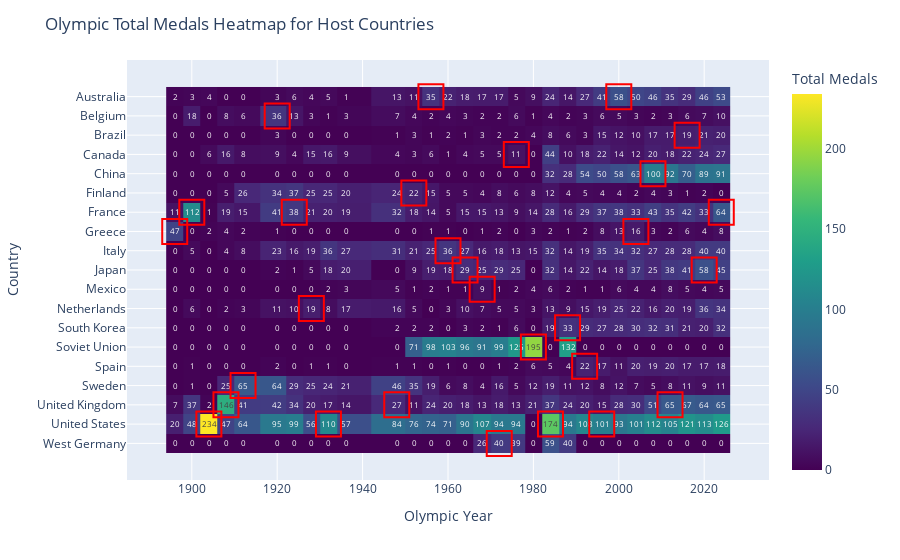
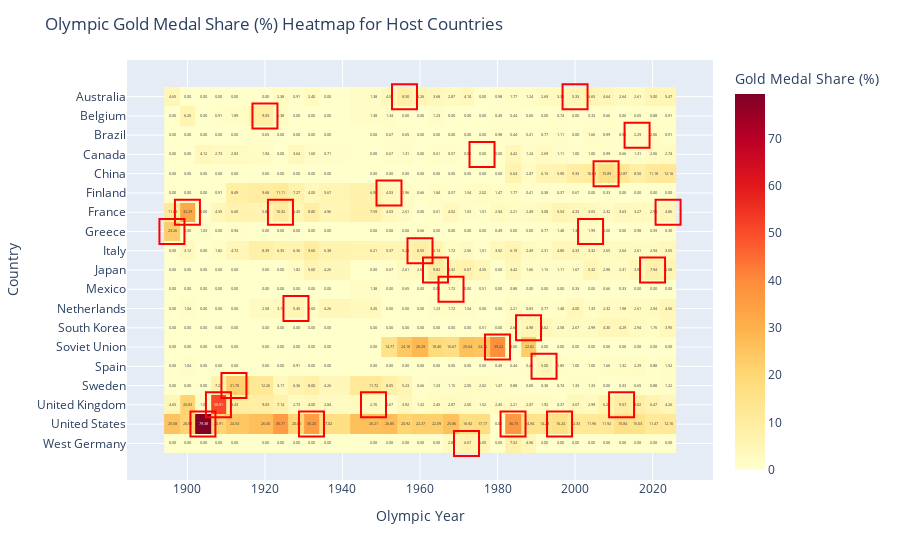
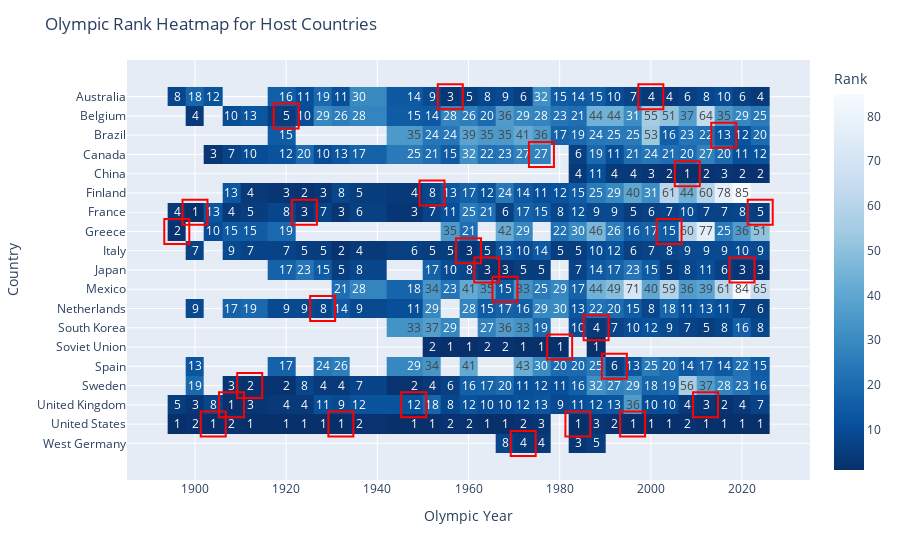

The cell these charts' notebook holds for them, in order:
### Markdown cell above
### 3.4 - Plotting

### Code cell
# Define metrics for visualization
metrics = ['Total', 'Gold_Percentage', 'Rank']
titles = ['Total Medals', 'Gold Medal Share (%)', 'Rank']
color_scales = ['Viridis', 'YlOrRd', 'Blues_r']  # reversed for rank

# Generate heatmaps
for metric, title, scale in zip(metrics, titles, color_scales):
    
    # Ensure metric column is numeric
    host_medals_df[metric] = pd.to_numeric(host_medals_df[metric], errors='coerce')

    # If country does not participate, rank will be set to NaN
    fill = 0 if metric != 'Rank' else np.nan
    
    # Pivot: rows=country, columns=year
    heatmap_df = host_medals_df.pivot_table(
        index='Country_Clean',
        columns='Year',
        values=metric,
        aggfunc='mean',
        fill_value=fill
    )
    
    # Create heatmap
    fig = px.imshow(
        heatmap_df,
        labels=dict(x="Olympic Year", y="Country", color=title),
        x=heatmap_df.columns,
        y=heatmap_df.index,
        color_continuous_scale=scale,
        aspect="auto",
        text_auto='.2f' if 'Percentage' in metric else True
    )
    
    # Highlight host years
    for _, row in host_with_medals.iterrows():
        country = row['Country']
        year = row['Year']
        if country in heatmap_df.index and year in heatmap_df.columns:
            fig.add_scatter(
                x=[year],
                y=[country],
                mode='markers',
                marker=dict(
                    symbol='square-open',
                    size=25,
                    color='red',
                    line=dict(width=2)
                ),
                showlegend=False,
                hoverinfo='skip'
            )
    
    fig.update_layout(
        title=f'Olympic {title} Heatmap for Host Countries',
        coloraxis_colorbar=dict(title=title)
    )
    
    filename = f"Plot_Olympic_{metric}_Heatmap_Host_Countries.html"
    fig.write_html(filename, include_plotlyjs='cdn', full_html=True)
    fig.show()

### Figure 1 — Plotly figure (JSON) as saved in the notebook; plotly's stock layout.template omitted (floating-point values rounded to 4 significant figures; data arrays with more than 128 entries replaced by an {"elided": "..."} marker saying what was removed)
{"data": [{"coloraxis": "coloraxis", "hovertemplate": "Olympic Year: %{x}<br>Country: %{y}<br>Total Medals: %{z}<extra></extra>", "name": "0", "texttemplate": "%{z}", "type": "heatmap", "x": [1896, 1900, 1904, 1908, 1912, 1920, 1924, 1928, 1932, 1936, 1948, 1952, 1956, 1960, 1964, 1968, 1972, 1976, 1980, 1984, 1988, 1992, 1996, 2000, 2004, 2008, 2012, 2016, 2020, 2024], "xaxis": "x", "y": ["Australia", "Belgium", "Brazil", "Canada", "China", "Finland", "France", "Greece", "Italy", "Japan", "Mexico", "Netherlands", "South Korea", "Soviet Union", "Spain", "Sweden", "United Kingdom", "United States", "West Germany"], "yaxis": "y", "z": {"elided": "19x30 int values"}}, {"hoverinfo": "skip", "marker": {"color": "red", "line": {"width": 2}, "size": 25, "symbol": "square-open"}, "mode": "markers", "showlegend": false, "type": "scatter", "x": [1896], "y": ["Greece"]}, {"hoverinfo": "skip", "marker": {"color": "red", "line": {"width": 2}, "size": 25, "symbol": "square-open"}, "mode": "markers", "showlegend": false, "type": "scatter", "x": [1900], "y": ["France"]}, {"hoverinfo": "skip", "marker": {"color": "red", "line": {"width": 2}, "size": 25, "symbol": "square-open"}, "mode": "markers", "showlegend": false, "type": "scatter", "x": [1904], "y": ["United States"]}, {"hoverinfo": "skip", "marker": {"color": "red", "line": {"width": 2}, "size": 25, "symbol": "square-open"}, "mode": "markers", "showlegend": false, "type": "scatter", "x": [1908], "y": ["United Kingdom"]}, {"hoverinfo": "skip", "marker": {"color": "red", "line": {"width": 2}, "size": 25, "symbol": "square-open"}, "mode": "markers", "showlegend": false, "type": "scatter", "x": [1912], "y": ["Sweden"]}, {"hoverinfo": "skip", "marker": {"color": "red", "line": {"width": 2}, "size": 25, "symbol": "square-open"}, "mode": "markers", "showlegend": false, "type": "scatter", "x": [1920], "y": ["Belgium"]}, {"hoverinfo": "skip", "marker": {"color": "red", "line": {"width": 2}, "size": 25, "symbol": "square-open"}, "mode": "markers", "showlegend": false, "type": "scatter", "x": [1924], "y": ["France"]}, {"hoverinfo": "skip", "marker": {"color": "red", "line": {"width": 2}, "size": 25, "symbol": "square-open"}, "mode": "markers", "showlegend": false, "type": "scatter", "x": [1928], "y": ["Netherlands"]}, {"hoverinfo": "skip", "marker": {"color": "red", "line": {"width": 2}, "size": 25, "symbol": "square-open"}, "mode": "markers", "showlegend": false, "type": "scatter", "x": [1932], "y": ["United States"]}, {"hoverinfo": "skip", "marker": {"color": "red", "line": {"width": 2}, "size": 25, "symbol": "square-open"}, "mode": "markers", "showlegend": false, "type": "scatter", "x": [1948], "y": ["United Kingdom"]}, {"hoverinfo": "skip", "marker": {"color": "red", "line": {"width": 2}, "size": 25, "symbol": "square-open"}, "mode": "markers", "showlegend": false, "type": "scatter", "x": [1952], "y": ["Finland"]}, {"hoverinfo": "skip", "marker": {"color": "red", "line": {"width": 2}, "size": 25, "symbol": "square-open"}, "mode": "markers", "showlegend": false, "type": "scatter", "x": [1956], "y": ["Australia"]}, {"hoverinfo": "skip", "marker": {"color": "red", "line": {"width": 2}, "size": 25, "symbol": "square-open"}, "mode": "markers", "showlegend": false, "type": "scatter", "x": [1960], "y": ["Italy"]}, {"hoverinfo": "skip", "marker": {"color": "red", "line": {"width": 2}, "size": 25, "symbol": "square-open"}, "mode": "markers", "showlegend": false, "type": "scatter", "x": [1964], "y": ["Japan"]}, {"hoverinfo": "skip", "marker": {"color": "red", "line": {"width": 2}, "size": 25, "symbol": "square-open"}, "mode": "markers", "showlegend": false, "type": "scatter", "x": [1968], "y": ["Mexico"]}, {"hoverinfo": "skip", "marker": {"color": "red", "line": {"width": 2}, "size": 25, "symbol": "square-open"}, "mode": "markers", "showlegend": false, "type": "scatter", "x": [1972], "y": ["West Germany"]}, {"hoverinfo": "skip", "marker": {"color": "red", "line": {"width": 2}, "size": 25, "symbol": "square-open"}, "mode": "markers", "showlegend": false, "type": "scatter", "x": [1976], "y": ["Canada"]}, {"hoverinfo": "skip", "marker": {"color": "red", "line": {"width": 2}, "size": 25, "symbol": "square-open"}, "mode": "markers", "showlegend": false, "type": "scatter", "x": [1980], "y": ["Soviet Union"]}, {"hoverinfo": "skip", "marker": {"color": "red", "line": {"width": 2}, "size": 25, "symbol": "square-open"}, "mode": "markers", "showlegend": false, "type": "scatter", "x": [1984], "y": ["United States"]}, {"hoverinfo": "skip", "marker": {"color": "red", "line": {"width": 2}, "size": 25, "symbol": "square-open"}, "mode": "markers", "showlegend": false, "type": "scatter", "x": [1988], "y": ["South Korea"]}, {"hoverinfo": "skip", "marker": {"color": "red", "line": {"width": 2}, "size": 25, "symbol": "square-open"}, "mode": "markers", "showlegend": false, "type": "scatter", "x": [1992], "y": ["Spain"]}, {"hoverinfo": "skip", "marker": {"color": "red", "line": {"width": 2}, "size": 25, "symbol": "square-open"}, "mode": "markers", "showlegend": false, "type": "scatter", "x": [1996], "y": ["United States"]}, {"hoverinfo": "skip", "marker": {"color": "red", "line": {"width": 2}, "size": 25, "symbol": "square-open"}, "mode": "markers", "showlegend": false, "type": "scatter", "x": [2000], "y": ["Australia"]}, {"hoverinfo": "skip", "marker": {"color": "red", "line": {"width": 2}, "size": 25, "symbol": "square-open"}, "mode": "markers", "showlegend": false, "type": "scatter", "x": [2004], "y": ["Greece"]}, {"hoverinfo": "skip", "marker": {"color": "red", "line": {"width": 2}, "size": 25, "symbol": "square-open"}, "mode": "markers", "showlegend": false, "type": "scatter", "x": [2008], "y": ["China"]}, {"hoverinfo": "skip", "marker": {"color": "red", "line": {"width": 2}, "size": 25, "symbol": "square-open"}, "mode": "markers", "showlegend": false, "type": "scatter", "x": [2012], "y": ["United Kingdom"]}, {"hoverinfo": "skip", "marker": {"color": "red", "line": {"width": 2}, "size": 25, "symbol": "square-open"}, "mode": "markers", "showlegend": false, "type": "scatter", "x": [2016], "y": ["Brazil"]}, {"hoverinfo": "skip", "marker": {"color": "red", "line": {"width": 2}, "size": 25, "symbol": "square-open"}, "mode": "markers", "showlegend": false, "type": "scatter", "x": [2020], "y": ["Japan"]}, {"hoverinfo": "skip", "marker": {"color": "red", "line": {"width": 2}, "size": 25, "symbol": "square-open"}, "mode": "markers", "showlegend": false, "type": "scatter", "x": [2024], "y": ["France"]}], "layout": {"coloraxis": {"colorbar": {"title": {"text": "Total Medals"}}, "colorscale": [[0, "#440154"], [0.1111, "#482878"], [0.2222, "#3e4989"], [0.3333, "#31688e"], [0.4444, "#26828e"], [0.5556, "#1f9e89"], [0.6667, "#35b779"], [0.7778, "#6ece58"], [0.8889, "#b5de2b"], [1, "#fde725"]]}, "margin": {"t": 60}, "title": {"text": "Olympic Total Medals Heatmap for Host Countries"}, "xaxis": {"anchor": "y", "domain": [0, 1], "title": {"text": "Olympic Year"}}, "yaxis": {"anchor": "x", "autorange": "reversed", "domain": [0, 1], "title": {"text": "Country"}}}}

### Figure 2 — Plotly figure (JSON) as saved in the notebook; plotly's stock layout.template omitted (floating-point values rounded to 4 significant figures; data arrays with more than 128 entries replaced by an {"elided": "..."} marker saying what was removed)
{"data": [{"coloraxis": "coloraxis", "hovertemplate": "Olympic Year: %{x}<br>Country: %{y}<br>Gold Medal Share (%): %{z}<extra></extra>", "name": "0", "texttemplate": "%{z:.2f}", "type": "heatmap", "x": [1896, 1900, 1904, 1908, 1912, 1920, 1924, 1928, 1932, 1936, 1948, 1952, 1956, 1960, 1964, 1968, 1972, 1976, 1980, 1984, 1988, 1992, 1996, 2000, 2004, 2008, 2012, 2016, 2020, 2024], "xaxis": "x", "y": ["Australia", "Belgium", "Brazil", "Canada", "China", "Finland", "France", "Greece", "Italy", "Japan", "Mexico", "Netherlands", "South Korea", "Soviet Union", "Spain", "Sweden", "United Kingdom", "United States", "West Germany"], "yaxis": "y", "z": {"elided": "19x30 float values"}}, {"hoverinfo": "skip", "marker": {"color": "red", "line": {"width": 2}, "size": 25, "symbol": "square-open"}, "mode": "markers", "showlegend": false, "type": "scatter", "x": [1896], "y": ["Greece"]}, {"hoverinfo": "skip", "marker": {"color": "red", "line": {"width": 2}, "size": 25, "symbol": "square-open"}, "mode": "markers", "showlegend": false, "type": "scatter", "x": [1900], "y": ["France"]}, {"hoverinfo": "skip", "marker": {"color": "red", "line": {"width": 2}, "size": 25, "symbol": "square-open"}, "mode": "markers", "showlegend": false, "type": "scatter", "x": [1904], "y": ["United States"]}, {"hoverinfo": "skip", "marker": {"color": "red", "line": {"width": 2}, "size": 25, "symbol": "square-open"}, "mode": "markers", "showlegend": false, "type": "scatter", "x": [1908], "y": ["United Kingdom"]}, {"hoverinfo": "skip", "marker": {"color": "red", "line": {"width": 2}, "size": 25, "symbol": "square-open"}, "mode": "markers", "showlegend": false, "type": "scatter", "x": [1912], "y": ["Sweden"]}, {"hoverinfo": "skip", "marker": {"color": "red", "line": {"width": 2}, "size": 25, "symbol": "square-open"}, "mode": "markers", "showlegend": false, "type": "scatter", "x": [1920], "y": ["Belgium"]}, {"hoverinfo": "skip", "marker": {"color": "red", "line": {"width": 2}, "size": 25, "symbol": "square-open"}, "mode": "markers", "showlegend": false, "type": "scatter", "x": [1924], "y": ["France"]}, {"hoverinfo": "skip", "marker": {"color": "red", "line": {"width": 2}, "size": 25, "symbol": "square-open"}, "mode": "markers", "showlegend": false, "type": "scatter", "x": [1928], "y": ["Netherlands"]}, {"hoverinfo": "skip", "marker": {"color": "red", "line": {"width": 2}, "size": 25, "symbol": "square-open"}, "mode": "markers", "showlegend": false, "type": "scatter", "x": [1932], "y": ["United States"]}, {"hoverinfo": "skip", "marker": {"color": "red", "line": {"width": 2}, "size": 25, "symbol": "square-open"}, "mode": "markers", "showlegend": false, "type": "scatter", "x": [1948], "y": ["United Kingdom"]}, {"hoverinfo": "skip", "marker": {"color": "red", "line": {"width": 2}, "size": 25, "symbol": "square-open"}, "mode": "markers", "showlegend": false, "type": "scatter", "x": [1952], "y": ["Finland"]}, {"hoverinfo": "skip", "marker": {"color": "red", "line": {"width": 2}, "size": 25, "symbol": "square-open"}, "mode": "markers", "showlegend": false, "type": "scatter", "x": [1956], "y": ["Australia"]}, {"hoverinfo": "skip", "marker": {"color": "red", "line": {"width": 2}, "size": 25, "symbol": "square-open"}, "mode": "markers", "showlegend": false, "type": "scatter", "x": [1960], "y": ["Italy"]}, {"hoverinfo": "skip", "marker": {"color": "red", "line": {"width": 2}, "size": 25, "symbol": "square-open"}, "mode": "markers", "showlegend": false, "type": "scatter", "x": [1964], "y": ["Japan"]}, {"hoverinfo": "skip", "marker": {"color": "red", "line": {"width": 2}, "size": 25, "symbol": "square-open"}, "mode": "markers", "showlegend": false, "type": "scatter", "x": [1968], "y": ["Mexico"]}, {"hoverinfo": "skip", "marker": {"color": "red", "line": {"width": 2}, "size": 25, "symbol": "square-open"}, "mode": "markers", "showlegend": false, "type": "scatter", "x": [1972], "y": ["West Germany"]}, {"hoverinfo": "skip", "marker": {"color": "red", "line": {"width": 2}, "size": 25, "symbol": "square-open"}, "mode": "markers", "showlegend": false, "type": "scatter", "x": [1976], "y": ["Canada"]}, {"hoverinfo": "skip", "marker": {"color": "red", "line": {"width": 2}, "size": 25, "symbol": "square-open"}, "mode": "markers", "showlegend": false, "type": "scatter", "x": [1980], "y": ["Soviet Union"]}, {"hoverinfo": "skip", "marker": {"color": "red", "line": {"width": 2}, "size": 25, "symbol": "square-open"}, "mode": "markers", "showlegend": false, "type": "scatter", "x": [1984], "y": ["United States"]}, {"hoverinfo": "skip", "marker": {"color": "red", "line": {"width": 2}, "size": 25, "symbol": "square-open"}, "mode": "markers", "showlegend": false, "type": "scatter", "x": [1988], "y": ["South Korea"]}, {"hoverinfo": "skip", "marker": {"color": "red", "line": {"width": 2}, "size": 25, "symbol": "square-open"}, "mode": "markers", "showlegend": false, "type": "scatter", "x": [1992], "y": ["Spain"]}, {"hoverinfo": "skip", "marker": {"color": "red", "line": {"width": 2}, "size": 25, "symbol": "square-open"}, "mode": "markers", "showlegend": false, "type": "scatter", "x": [1996], "y": ["United States"]}, {"hoverinfo": "skip", "marker": {"color": "red", "line": {"width": 2}, "size": 25, "symbol": "square-open"}, "mode": "markers", "showlegend": false, "type": "scatter", "x": [2000], "y": ["Australia"]}, {"hoverinfo": "skip", "marker": {"color": "red", "line": {"width": 2}, "size": 25, "symbol": "square-open"}, "mode": "markers", "showlegend": false, "type": "scatter", "x": [2004], "y": ["Greece"]}, {"hoverinfo": "skip", "marker": {"color": "red", "line": {"width": 2}, "size": 25, "symbol": "square-open"}, "mode": "markers", "showlegend": false, "type": "scatter", "x": [2008], "y": ["China"]}, {"hoverinfo": "skip", "marker": {"color": "red", "line": {"width": 2}, "size": 25, "symbol": "square-open"}, "mode": "markers", "showlegend": false, "type": "scatter", "x": [2012], "y": ["United Kingdom"]}, {"hoverinfo": "skip", "marker": {"color": "red", "line": {"width": 2}, "size": 25, "symbol": "square-open"}, "mode": "markers", "showlegend": false, "type": "scatter", "x": [2016], "y": ["Brazil"]}, {"hoverinfo": "skip", "marker": {"color": "red", "line": {"width": 2}, "size": 25, "symbol": "square-open"}, "mode": "markers", "showlegend": false, "type": "scatter", "x": [2020], "y": ["Japan"]}, {"hoverinfo": "skip", "marker": {"color": "red", "line": {"width": 2}, "size": 25, "symbol": "square-open"}, "mode": "markers", "showlegend": false, "type": "scatter", "x": [2024], "y": ["France"]}], "layout": {"coloraxis": {"colorbar": {"title": {"text": "Gold Medal Share (%)"}}, "colorscale": [[0, "rgb(255,255,204)"], [0.125, "rgb(255,237,160)"], [0.25, "rgb(254,217,118)"], [0.375, "rgb(254,178,76)"], [0.5, "rgb(253,141,60)"], [0.625, "rgb(252,78,42)"], [0.75, "rgb(227,26,28)"], [0.875, "rgb(189,0,38)"], [1, "rgb(128,0,38)"]]}, "margin": {"t": 60}, "title": {"text": "Olympic Gold Medal Share (%) Heatmap for Host Countries"}, "xaxis": {"anchor": "y", "domain": [0, 1], "title": {"text": "Olympic Year"}}, "yaxis": {"anchor": "x", "autorange": "reversed", "domain": [0, 1], "title": {"text": "Country"}}}}

### Figure 3 — Plotly figure (JSON) as saved in the notebook; plotly's stock layout.template omitted (floating-point values rounded to 4 significant figures; data arrays with more than 128 entries replaced by an {"elided": "..."} marker saying what was removed)
{"data": [{"coloraxis": "coloraxis", "hovertemplate": "Olympic Year: %{x}<br>Country: %{y}<br>Rank: %{z}<extra></extra>", "name": "0", "texttemplate": "%{z}", "type": "heatmap", "x": [1896, 1900, 1904, 1908, 1912, 1920, 1924, 1928, 1932, 1936, 1948, 1952, 1956, 1960, 1964, 1968, 1972, 1976, 1980, 1984, 1988, 1992, 1996, 2000, 2004, 2008, 2012, 2016, 2020, 2024], "xaxis": "x", "y": ["Australia", "Belgium", "Brazil", "Canada", "China", "Finland", "France", "Greece", "Italy", "Japan", "Mexico", "Netherlands", "South Korea", "Soviet Union", "Spain", "Sweden", "United Kingdom", "United States", "West Germany"], "yaxis": "y", "z": {"elided": "19x30 int values"}}, {"hoverinfo": "skip", "marker": {"color": "red", "line": {"width": 2}, "size": 25, "symbol": "square-open"}, "mode": "markers", "showlegend": false, "type": "scatter", "x": [1896], "y": ["Greece"]}, {"hoverinfo": "skip", "marker": {"color": "red", "line": {"width": 2}, "size": 25, "symbol": "square-open"}, "mode": "markers", "showlegend": false, "type": "scatter", "x": [1900], "y": ["France"]}, {"hoverinfo": "skip", "marker": {"color": "red", "line": {"width": 2}, "size": 25, "symbol": "square-open"}, "mode": "markers", "showlegend": false, "type": "scatter", "x": [1904], "y": ["United States"]}, {"hoverinfo": "skip", "marker": {"color": "red", "line": {"width": 2}, "size": 25, "symbol": "square-open"}, "mode": "markers", "showlegend": false, "type": "scatter", "x": [1908], "y": ["United Kingdom"]}, {"hoverinfo": "skip", "marker": {"color": "red", "line": {"width": 2}, "size": 25, "symbol": "square-open"}, "mode": "markers", "showlegend": false, "type": "scatter", "x": [1912], "y": ["Sweden"]}, {"hoverinfo": "skip", "marker": {"color": "red", "line": {"width": 2}, "size": 25, "symbol": "square-open"}, "mode": "markers", "showlegend": false, "type": "scatter", "x": [1920], "y": ["Belgium"]}, {"hoverinfo": "skip", "marker": {"color": "red", "line": {"width": 2}, "size": 25, "symbol": "square-open"}, "mode": "markers", "showlegend": false, "type": "scatter", "x": [1924], "y": ["France"]}, {"hoverinfo": "skip", "marker": {"color": "red", "line": {"width": 2}, "size": 25, "symbol": "square-open"}, "mode": "markers", "showlegend": false, "type": "scatter", "x": [1928], "y": ["Netherlands"]}, {"hoverinfo": "skip", "marker": {"color": "red", "line": {"width": 2}, "size": 25, "symbol": "square-open"}, "mode": "markers", "showlegend": false, "type": "scatter", "x": [1932], "y": ["United States"]}, {"hoverinfo": "skip", "marker": {"color": "red", "line": {"width": 2}, "size": 25, "symbol": "square-open"}, "mode": "markers", "showlegend": false, "type": "scatter", "x": [1948], "y": ["United Kingdom"]}, {"hoverinfo": "skip", "marker": {"color": "red", "line": {"width": 2}, "size": 25, "symbol": "square-open"}, "mode": "markers", "showlegend": false, "type": "scatter", "x": [1952], "y": ["Finland"]}, {"hoverinfo": "skip", "marker": {"color": "red", "line": {"width": 2}, "size": 25, "symbol": "square-open"}, "mode": "markers", "showlegend": false, "type": "scatter", "x": [1956], "y": ["Australia"]}, {"hoverinfo": "skip", "marker": {"color": "red", "line": {"width": 2}, "size": 25, "symbol": "square-open"}, "mode": "markers", "showlegend": false, "type": "scatter", "x": [1960], "y": ["Italy"]}, {"hoverinfo": "skip", "marker": {"color": "red", "line": {"width": 2}, "size": 25, "symbol": "square-open"}, "mode": "markers", "showlegend": false, "type": "scatter", "x": [1964], "y": ["Japan"]}, {"hoverinfo": "skip", "marker": {"color": "red", "line": {"width": 2}, "size": 25, "symbol": "square-open"}, "mode": "markers", "showlegend": false, "type": "scatter", "x": [1968], "y": ["Mexico"]}, {"hoverinfo": "skip", "marker": {"color": "red", "line": {"width": 2}, "size": 25, "symbol": "square-open"}, "mode": "markers", "showlegend": false, "type": "scatter", "x": [1972], "y": ["West Germany"]}, {"hoverinfo": "skip", "marker": {"color": "red", "line": {"width": 2}, "size": 25, "symbol": "square-open"}, "mode": "markers", "showlegend": false, "type": "scatter", "x": [1976], "y": ["Canada"]}, {"hoverinfo": "skip", "marker": {"color": "red", "line": {"width": 2}, "size": 25, "symbol": "square-open"}, "mode": "markers", "showlegend": false, "type": "scatter", "x": [1980], "y": ["Soviet Union"]}, {"hoverinfo": "skip", "marker": {"color": "red", "line": {"width": 2}, "size": 25, "symbol": "square-open"}, "mode": "markers", "showlegend": false, "type": "scatter", "x": [1984], "y": ["United States"]}, {"hoverinfo": "skip", "marker": {"color": "red", "line": {"width": 2}, "size": 25, "symbol": "square-open"}, "mode": "markers", "showlegend": false, "type": "scatter", "x": [1988], "y": ["South Korea"]}, {"hoverinfo": "skip", "marker": {"color": "red", "line": {"width": 2}, "size": 25, "symbol": "square-open"}, "mode": "markers", "showlegend": false, "type": "scatter", "x": [1992], "y": ["Spain"]}, {"hoverinfo": "skip", "marker": {"color": "red", "line": {"width": 2}, "size": 25, "symbol": "square-open"}, "mode": "markers", "showlegend": false, "type": "scatter", "x": [1996], "y": ["United States"]}, {"hoverinfo": "skip", "marker": {"color": "red", "line": {"width": 2}, "size": 25, "symbol": "square-open"}, "mode": "markers", "showlegend": false, "type": "scatter", "x": [2000], "y": ["Australia"]}, {"hoverinfo": "skip", "marker": {"color": "red", "line": {"width": 2}, "size": 25, "symbol": "square-open"}, "mode": "markers", "showlegend": false, "type": "scatter", "x": [2004], "y": ["Greece"]}, {"hoverinfo": "skip", "marker": {"color": "red", "line": {"width": 2}, "size": 25, "symbol": "square-open"}, "mode": "markers", "showlegend": false, "type": "scatter", "x": [2008], "y": ["China"]}, {"hoverinfo": "skip", "marker": {"color": "red", "line": {"width": 2}, "size": 25, "symbol": "square-open"}, "mode": "markers", "showlegend": false, "type": "scatter", "x": [2012], "y": ["United Kingdom"]}, {"hoverinfo": "skip", "marker": {"color": "red", "line": {"width": 2}, "size": 25, "symbol": "square-open"}, "mode": "markers", "showlegend": false, "type": "scatter", "x": [2016], "y": ["Brazil"]}, {"hoverinfo": "skip", "marker": {"color": "red", "line": {"width": 2}, "size": 25, "symbol": "square-open"}, "mode": "markers", "showlegend": false, "type": "scatter", "x": [2020], "y": ["Japan"]}, {"hoverinfo": "skip", "marker": {"color": "red", "line": {"width": 2}, "size": 25, "symbol": "square-open"}, "mode": "markers", "showlegend": false, "type": "scatter", "x": [2024], "y": ["France"]}], "layout": {"coloraxis": {"colorbar": {"title": {"text": "Rank"}}, "colorscale": [[0, "rgb(8,48,107)"], [0.125, "rgb(8,81,156)"], [0.25, "rgb(33,113,181)"], [0.375, "rgb(66,146,198)"], [0.5, "rgb(107,174,214)"], [0.625, "rgb(158,202,225)"], [0.75, "rgb(198,219,239)"], [0.875, "rgb(222,235,247)"], [1, "rgb(247,251,255)"]]}, "margin": {"t": 60}, "title": {"text": "Olympic Rank Heatmap for Host Countries"}, "xaxis": {"anchor": "y", "domain": [0, 1], "title": {"text": "Olympic Year"}}, "yaxis": {"anchor": "x", "autorange": "reversed", "domain": [0, 1], "title": {"text": "Country"}}}}
